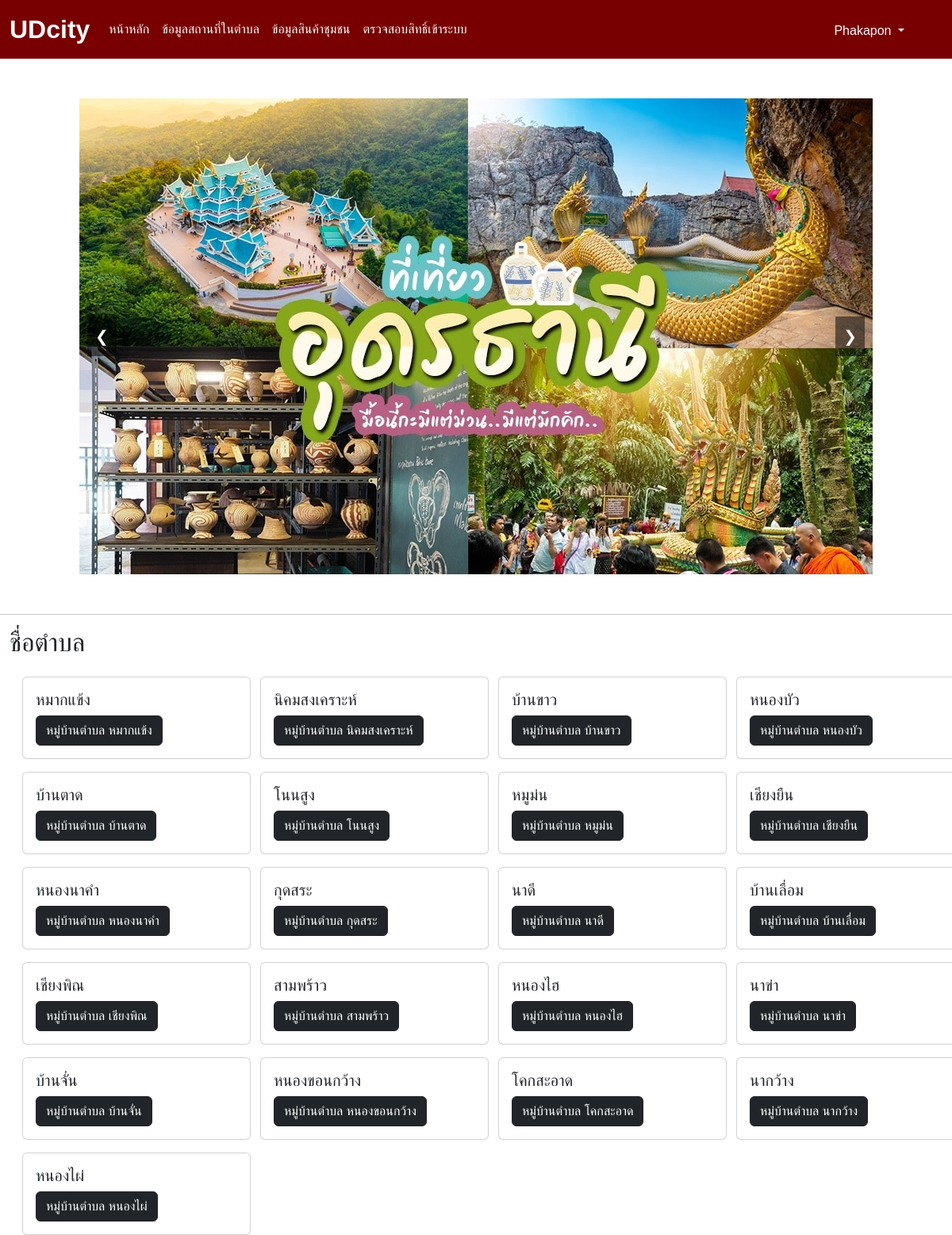
The page /homepage.php (signed in) on the database its author committed.
### tables this page shows
CREATE TABLE `subdistricts` (
  `subdistrict_id` int(11) NOT NULL,
  `subdistrict_name` varchar(100) NOT NULL
);

### homepage.php (the view, shortened to what this page needs)
<!DOCTYPE html>
<html lang="en">
<head>
   <link rel="stylesheet" href="./css/slide.css">
</head>
<body>
    <?php
    require('./header.php');
    $sql = "SELECT * FROM subdistricts";
    $qry = $conn->query($sql);
    ?>
<div class="slider-container">
        <div class="slider">
            <img src="./ud_img/1.jpg"  alt="Image 1">
        </div>
        <button class="botton prev" onclick="changeSlide(-1)">&#10094;</button>
        <button class="botton next" onclick="changeSlide(1)">&#10095;</button>
    </div>
    <hr>
    <div class="container-fluid mt-3 ">
        <div class="d-flex justify-content-between">
            <h2>ชื่อตำบล</h2>
        </div>
        <div class="row">
    <?php while($res = $qry->fetch_assoc()){  ?>
        <div class="col col-lg-3">
    <div class="card ms-3 mt-3" style="width: 18rem;">
  <div class="card-body">
    <h5 class="card-title"><?= $res['subdistrict_name'] ?></h5>
    <form action="./village.php" method="post">
        <button name="id" class="btn btn-dark " value="<?= $res['subdistrict_id'] ?>">หมู่บ้านตำบล <?= $res['subdistrict_name'] ?> </button>
    </form>
  </div>
    </div>
    </div>
    <?php }?>
    </div>
    </div>
</body>
</html>

### css/slide.css (style rules this page uses)
.slider-container { position: relative; max-width: 100%; width: 1000px; margin: 50px auto; overflow: hidden; }
.slider { display: flex; transition: transform 0.5s ease; }
.slider img { width: 100%; height: auto; }
.botton { position: absolute; top: 50%; transform: translateY(-50%); background-color: rgba(0, 0, 0, 0.5); color: white; border: none; font-size: 20px; padding: 10px; cursor: pointer; z-index: 10; }
.botton.prev { left: 10px; }
.botton.next { right: 10px; }

### header.php (style rules this page uses)
* { font-family: Arial, Helvetica, sans-serif; }

### rows shown on the page
subdistricts: subdistrict_name "หมากแข้ง", $res['subdistrict_id'] 1 (drawn)
subdistricts: subdistrict_name "นิคมสงเคราะห์", $res['subdistrict_id'] 2 (drawn)
subdistricts: subdistrict_name "บ้านขาว", $res['subdistrict_id'] 3 (drawn)
subdistricts: subdistrict_name "หนองบัว", $res['subdistrict_id'] 4 (drawn)
subdistricts: subdistrict_name "บ้านตาด", $res['subdistrict_id'] 5 (drawn)
subdistricts: subdistrict_name "โนนสูง", $res['subdistrict_id'] 6 (drawn)
subdistricts: subdistrict_name "หมูม่น", $res['subdistrict_id'] 7 (drawn)
subdistricts: subdistrict_name "เชียงยืน", $res['subdistrict_id'] 8 (drawn)
subdistricts: subdistrict_name "หนองนาคำ", $res['subdistrict_id'] 9 (drawn)
subdistricts: subdistrict_name "กุดสระ", $res['subdistrict_id'] 10 (drawn)
subdistricts: subdistrict_name "นาดี", $res['subdistrict_id'] 11 (drawn)
subdistricts: subdistrict_name "บ้านเลื่อม", $res['subdistrict_id'] 12 (drawn)
subdistricts: subdistrict_name "เชียงพิณ", $res['subdistrict_id'] 13 (drawn)
subdistricts: subdistrict_name "สามพร้าว", $res['subdistrict_id'] 14 (drawn)
subdistricts: subdistrict_name "หนองไฮ", $res['subdistrict_id'] 15 (drawn)
subdistricts: subdistrict_name "นาข่า", $res['subdistrict_id'] 16 (drawn)
subdistricts: subdistrict_name "บ้านจั่น", $res['subdistrict_id'] 17 (drawn)
subdistricts: subdistrict_name "หนองขอนกว้าง", $res['subdistrict_id'] 18 (drawn)
subdistricts: subdistrict_name "โคกสะอาด", $res['subdistrict_id'] 19 (drawn)
subdistricts: subdistrict_name "นากว้าง", $res['subdistrict_id'] 20 (drawn)
subdistricts: subdistrict_name "หนองไผ่", $res['subdistrict_id'] 21 (drawn)

### other values the page prints
$_SESSION['fname'] "Phakapon"
